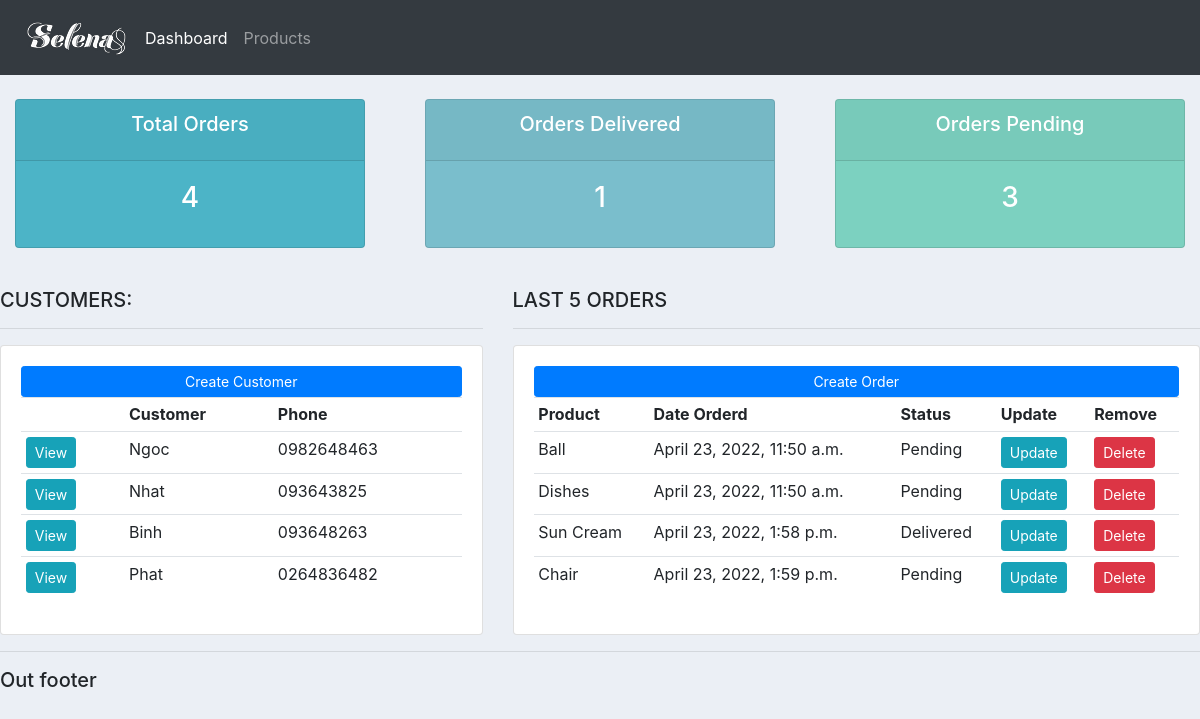
Before: / with the older database file.
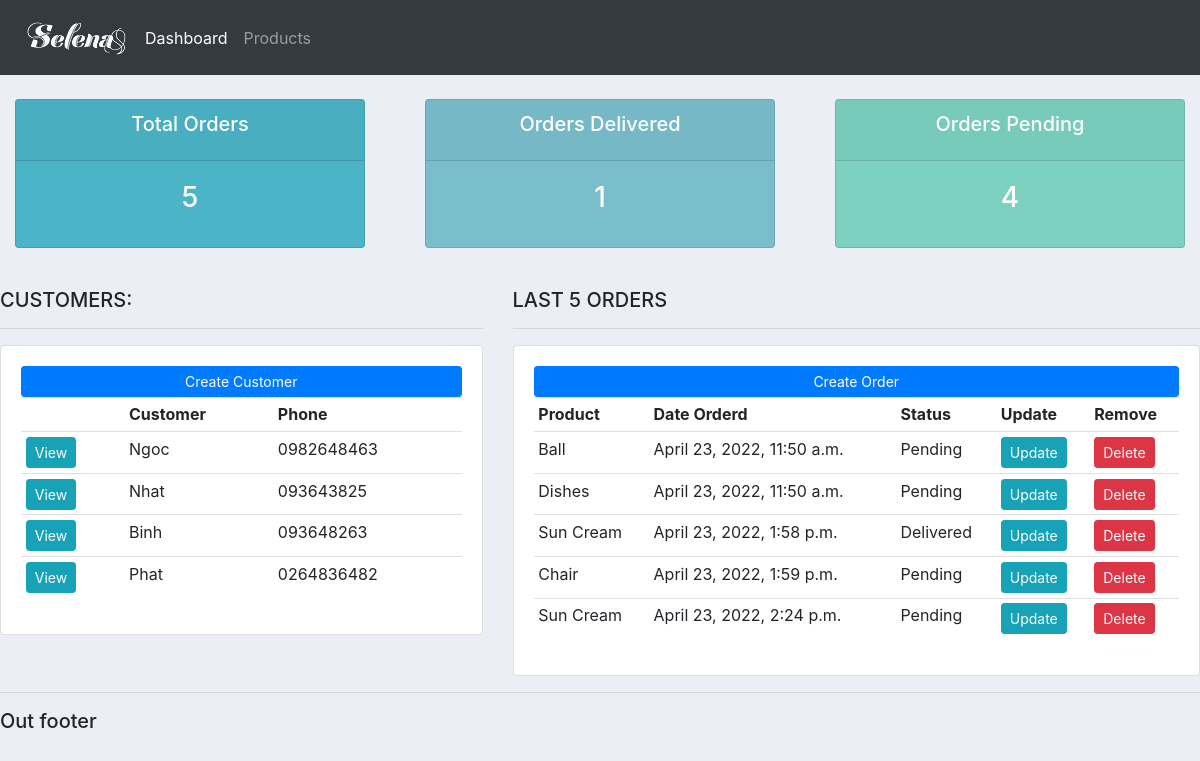
After: the same page with the newer database file.
### accounts/models.py (models this page shows, shortened)
class Customer(models.Model):
    name = models.CharField(max_length=200, null=True)
    phone = models.CharField(max_length=200, null=True)
    email = models.CharField(max_length=200, null=True)
    date_created = models.DateTimeField(auto_now_add=True)

class Order(models.Model):
    STATUS = (
            ('Pending', 'Pending'),
            ('Out for delivery', 'Out for delivery'),
            ('Delivered', 'Delivered'),
    )
    customer = models.ForeignKey(Customer, null=True, on_delete=models.SET_NULL)
    product = models.ForeignKey(Product, null=True, on_delete=models.SET_NULL)
    date_created = models.DateTimeField(auto_now_add=True)
    status = models.CharField(max_length=200, null=True, choices=STATUS)

class Product(models.Model):
    CATEGORY = (
                ('Indoor', 'Indoor'),
                ('Out Door', 'Out Door'),
    )
    name = models.CharField(max_length=200, null=True)
    price = models.FloatField(null=True)
    category = models.CharField(max_length=200, null=True, choices=CATEGORY)
    description = models.CharField(max_length=200, null=True, blank=True)
    date_created = models.DateTimeField(auto_now_add=True)
    tag = models.ManyToManyField(Tag)
    def __str__(self):
        return self.name

### accounts/views.py (the view)
# urls.py: path('', views.home, name="home"),
def home(request):
    orders = Order.objects.all()
    customers = Customer.objects.all()
    total_customers = customers.count()
    total_orders = orders.count()
    delivered = orders.filter(status='Delivered').count()
    pending = orders.filter(status='Pending').count()
    context = {'orders':orders, 'customers':customers,
    'total_customers':total_customers, 'total_orders':total_orders,
    'delivered':delivered, 'pending':pending}
    return render(request, 'accounts/dashboard.html', context)

### accounts/templates/accounts/dashboard.html
{% extends 'accounts/main.html' %}
{% block content %}
{% include 'accounts/status.html' %}
<br>
<div class="row">
	<div class="col-md-5">
		<h5>CUSTOMERS:</h5>
		<hr>
		<div class="card card-body">
			<a class="btn btn-primary  btn-sm btn-block" href="">Create Customer</a>
			<table class="table table-sm">
				<tr>
					<th></th>
					<th>Customer</th>
					<th>Phone</th>
				</tr>
				{% for customer in customers %}
					<tr>
						<td><a class="btn btn-sm btn-info" href="{% url 'customer' customer.id %}">View</a></td>
						<td>{{customer.name}}</td>
						<td>{{customer.phone}}</td>
				{% endfor %}
			</table>
		</div>
	</div>
	<div class="col-md-7">
		<h5>LAST 5 ORDERS</h5>
		<hr>
		<div class="card card-body">
			<a class="btn btn-primary  btn-sm btn-block" href="">Create Order</a>
			<table class="table table-sm">
				<tr>
					<th>Product</th>
					<th>Date Orderd</th>
					<th>Status</th>
					<th>Update</th>
					<th>Remove</th>
				</tr>
				{% for order in orders %}
					<tr>
						<td>{{order.product}}</td>
						<td>{{order.date_created}}</td>
						<td>{{order.status}}</td>
						<td><a class="btn btn-sm btn-info" href="">Update</a></td>
						<td><a class="btn btn-sm btn-danger" href="">Delete</a></td>
				{% endfor %}
			</table>
		</div>
	</div>
</div>
{% endblock %}

Changed rows visible on the page:
added Order: product "Sun Cream", date_created "April 23, 2022, 2:24 p.m.", status "Pending"
Other visible differences:
{{ total_orders }}: "4" → "5"
{{ pending }}: "3" → "4"
